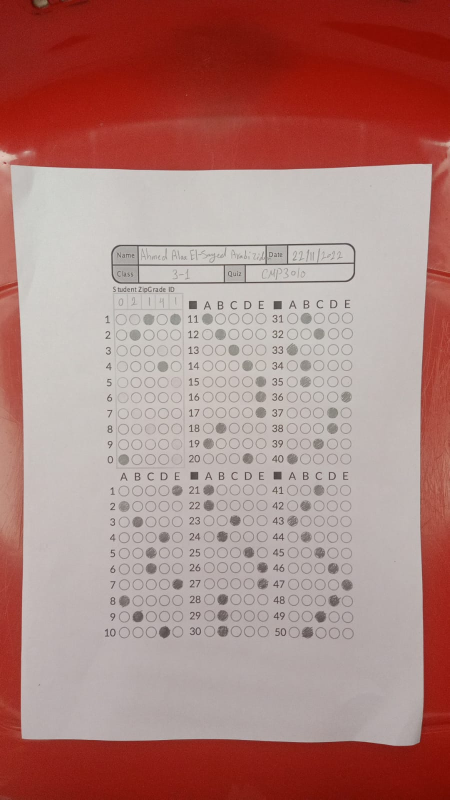
#> input picture Code/BubbleSheetMarker/StudentAnswers/15.jpg, 899 x 1599 px (shown at 1/2 size)
$ python bubble_sheet_autocorrection.py
#> lines starting #> are read from the running program, lines starting #| are printed output that depends on the picture; after the words box and inside, x2 and y2 are one past the last pixel; in counts of white or black regions, pixels touching at a corner belong together
#> further down, image is the input picture: shape (1599, 899, 3); mean B, G, R 126, 130.9, 174.8
### Code/BubbleSheetMarker/helper.py
import cv2
import matplotlib.pyplot as plt
import numpy as np
import imutils
from skimage.exposure import histogram
from matplotlib.pyplot import bar

# Show the figures / plots inside the notebook
def show_images_1(images,titles=None):
    #This function is used to show image(s) with titles by sending an array of images and an array of associated titles.
    # images[0] will be drawn with the title titles[0] if exists
    # You aren't required to understand this function, use it as-is.
    n_ims = len(images)
    if titles is None: titles = ['(%d)' % i for i in range(1,n_ims + 1)]
    fig = plt.figure()
    n = 1
    for image,title in zip(images,titles):
        a = fig.add_subplot(1,n_ims,n)
        if image.ndim == 2:
            plt.gray()
        plt.imshow(image)
        a.set_title(title)
        n += 1
    fig.set_size_inches(np.array(fig.get_size_inches()) * n_ims)
    plt.show()

# [18 lines left out: functions show_images, showHist, not called in this run]


def order_points(pts):
    rect = np.zeros((4, 2), dtype="float32")

    s = pts.sum(axis=1)
    rect[0] = pts[np.argmin(s)]
    rect[2] = pts[np.argmax(s)]

    diff = np.diff(pts, axis=1)
    rect[1] = pts[np.argmin(diff)]
    rect[3] = pts[np.argmax(diff)]

    return rect


def four_point_transform(image, pts):

    rect = order_points(pts)
    (tl, tr, br, bl) = rect

    widthA = np.sqrt(((br[0] - bl[0]) ** 2) + ((br[1] - bl[1]) ** 2))
    widthB = np.sqrt(((tr[0] - tl[0]) ** 2) + ((tr[1] - tl[1]) ** 2))
    maxWidth = max(int(widthA), int(widthB))

    heightA = np.sqrt(((tr[0] - br[0]) ** 2) + ((tr[1] - br[1]) ** 2))
    heightB = np.sqrt(((tl[0] - bl[0]) ** 2) + ((tl[1] - bl[1]) ** 2))
    maxHeight = max(int(heightA), int(heightB))

    dst = np.array([
        [0, 0],
        [maxWidth - 1, 0],
        [maxWidth - 1, maxHeight - 1],
        [0, maxHeight - 1]
    ], dtype="float32")

    M = cv2.getPerspectiveTransform(rect, dst)
    warped = cv2.warpPerspective(image, M, (maxWidth, maxHeight))

    return warped


def skewCorrection(image):
    ratio = image.shape[0] / 500.0
#> ratio = 3.2
    orig = image.copy()
    image = imutils.resize(image, height=500)
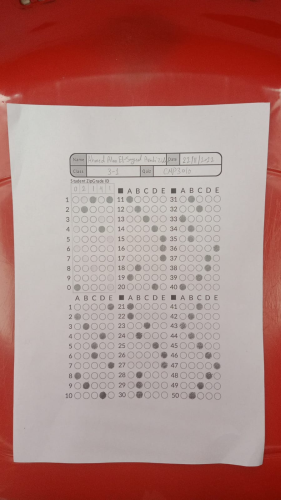
#> image: shape (500, 281, 3); mean of channels 0, 1, 2 126, 130.9, 174.8; drawn as B, G, R

    gray = cv2.cvtColor(image, cv2.COLOR_BGR2GRAY)
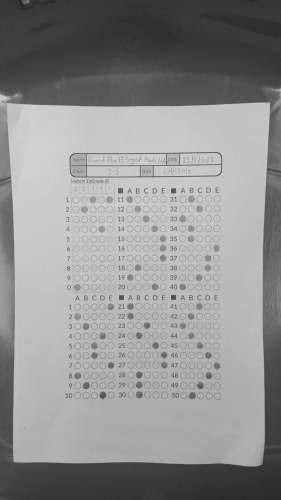
#> gray: shape (500, 281); min 33, max 210, mean 143.5
    gray = cv2.GaussianBlur(gray, (5, 5), 0)
    edged = cv2.Canny(gray, 75, 200)
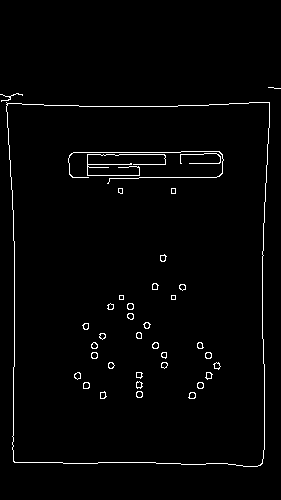
#> edged: shape (500, 281); 1.9% white in thin lines or dots, all inside (x1, y1, x2, y2) = (0, 87, 281, 467)
    edged[:, -1] = np.ones(edged.shape[0])
#> edged: shape (500, 281); 0.36% of pixels changed, all inside (x1, y1, x2, y2) = (280, 0, 281, 500)
    edged[:, 0] = np.ones(edged.shape[0])
#> edged: shape (500, 281); min 0, max 255, mean 5
    edged[-1, :] = np.ones(edged.shape[1])
#> edged: shape (500, 281); min 0, max 255, mean 5
    edged[0, :] = np.ones(edged.shape[1])
#> edged: shape (500, 281); min 0, max 255, mean 5

    cnts = cv2.findContours(edged.copy(), cv2.RETR_LIST,
                            cv2.CHAIN_APPROX_SIMPLE)
#> cnts = 72 contours, 10 with area under 20; largest, box (x1, y1, x2, y2) and area: (0, 0, 281, 500) 139720, (0, 0, 281, 500) 139666, (6, 102, 270, 467) 90236, (6, 102, 270, 467) 90230, (0, 94, 11, 101) 41
    cnts = imutils.grab_contours(cnts)
    cnts = sorted(cnts, key=cv2.contourArea, reverse=True)[1:6]
#> cnts = 5 contours; box (x1, y1, x2, y2) and area: (0, 0, 281, 500) 139666, (6, 102, 270, 467) 90236, (6, 102, 270, 467) 90230, (0, 94, 11, 101) 41, (188, 392, 196, 399) 36

    h, w = edged.shape
#> h = 500; w = 281
    for c in cnts:
        peri = cv2.arcLength(c, True)
        approx = cv2.approxPolyDP(c, 0.02 * peri, True)
        if len(approx) == 4:
            p1, p2, p3, p4 = approx
            p1, p2, p3, p4 = p1[0], p2[0], p3[0], p4[0]
            if (p1[0] < 10 and p1[1] < 10) or (w-p3[0] < 10 and h-p3[1] < 10) or (w-p2[0] < 10 and p2[1] < 10) or (p4[0] < 10 and h-p4[1] < 10):
                continue
            screenCnt = approx
            break
#> this loop made 2 passes
#> (peri, p1, p2, p3, p4) on pass 1: (1624.5, [1, 0], [280, 1], [279, 499], [0, 498])
#> (peri, screenCnt) on pass 2: (1253.5, [[6, 102], [13, 461], [260, 465], [269, 102]])
    img = four_point_transform(orig, screenCnt.reshape(4, 2) * ratio)
#> in order_points, `s = pts.sum(axis=1)`: s = [345.4, 1515.9, 2318.6, 1186.5]
#> in order_points, `diff = np.diff(pts, axis=1)`: diff = [307, 1432.7, 655.6, -534.1]
#> in four_point_transform, `rect = order_points(pts)`: rect = [[19.19, 326.2], [860.3, 326.2], [831.5, 1487.1], [41.57, 1474.3]]
#> in four_point_transform, `(tl, tr, br, bl) = rect`: tl = [19.19, 326.2]; tr = [860.3, 326.2]; br = [831.5, 1487.1]; bl = [41.57, 1474.3]
#> in four_point_transform, `widthA = np.sqrt(((br[0] - bl[0]) ** 2) + ((br[1] - bl[1]) ** 2))`: widthA = 790
#> in four_point_transform, `widthB = np.sqrt(((tr[0] - tl[0]) ** 2) + ((tr[1] - tl[1]) ** 2))`: widthB = 841.1
#> in four_point_transform, `maxWidth = max(int(widthA), int(widthB))`: maxWidth = 841
#> in four_point_transform, `heightA = np.sqrt(((tr[0] - br[0]) ** 2) + ((tr[1] - br[1]) ** 2))`: heightA = 1161.2
#> in four_point_transform, `heightB = np.sqrt(((tl[0] - bl[0]) ** 2) + ((tl[1] - bl[1]) ** 2))`: heightB = 1148.3
#> in four_point_transform, `maxHeight = max(int(heightA), int(heightB))`: maxHeight = 1161
#> in four_point_transform, `dst = np.array([ [0, 0], [maxWidth - 1, 0], [maxWidth - 1, maxHeight -..`: dst = [[0, 0], [840, 0], [840, 1160], [0, 1160]]
#> in four_point_transform, `M = cv2.getPerspectiveTransform(rect, dst)`: M = [[0.994, -0.0194, -12.75], [6.61e-17, 0.933, -304.5], [1.39e-05, -5.21e-05, 1]]
#> in four_point_transform, `warped = cv2.warpPerspective(image, M, (maxWidth, maxHeight))`:
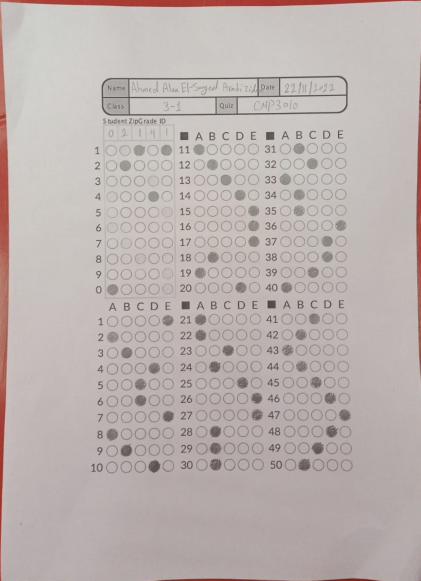
#> warped: shape (1161, 841, 3) (shown at 1/2 size); mean B, G, R 175.8, 178.2, 187.8
    return img

# [38 lines left out: functions isFilled, extractStudentID, not called in this run]

### Code/BubbleSheetMarker/bubble_sheet_autocorrection.py
import matplotlib.pyplot as plt
from matplotlib.pyplot import bar
from imutils import contours
import numpy as np
import argparse
import imutils
import cv2
from helper import *

# [4 lines of commented-out code are left out]

ANSWERS_1 = [
    'C',
    'D',
    'E',
    'D',
    'C',
    'B',
    'A',
    'B',
    'B',
    'A',
    'D',
    'E',
    'C',
    'C',
    'B',
    'A',
    'D',
    'D',
    'E',
    'C'
]

ANSWERS_2 = [
    'E',
    'A',
    'B',
    'D',
    'C',
    'C',
    'E',
    'A',
    'B',
    'D',
    'A',
    'B',
    'C',
    'D',
    'E',
    'E',
    'E',
    'B',
    'A',
    'D',
    'A',
    'A',
    'C',
    'B',
    'D',
    'E',
    'E',
    'B',
    'B',
    'B',
    'B',
    'C',
    'A',
    'B',
    'B',
    'E',
    'D',
    'D',
    'C',
    'A',
    'C',
    'B',
    'A',
    'B',
    'C',
    'D',
    'E',
    'D',
    'C',
    'B'
]

def isFilled(image, A, thresh_1, thresh_2):
    Ax0 = A[0] - 5
    Ay0 = A[1] - 5
    Ax1 = A[0] + 5
    Ay1 = A[1] + 5
    circleImage = image[Ay0:Ay1,Ax0:Ax1]
    circleImage[circleImage < thresh_1] = 0
    sumPixels = np.sum(circleImage)


    if sumPixels < thresh_2:
        # cv2.circle(image, (A[0], A[1]), A[2], (0, 255, 0), 2)
        # cv2.imshow("image",image)
        # cv2.waitKey(0)
        return True
    else:
        return False

def extractStudentID(id_length, bubblesList):
    STUDENT_ID = [0] * id_length
    bubblesList = np.array(bubblesList, dtype=object)
    bubblesList = np.transpose(bubblesList)
    # 10 for the number of decimal digits
    for i in range(id_length):
        if 'A' in bubblesList[i]:
            STUDENT_ID[0] = (i + 1) % 10
        if 'B' in bubblesList[i]:
            STUDENT_ID[1] = (i + 1) % 10
        if 'C' in bubblesList[i]:
            STUDENT_ID[2] = (i + 1) % 10
        if 'D' in bubblesList[i]:
            STUDENT_ID[3] = (i + 1) % 10
        if 'E' in bubblesList[i]:
            STUDENT_ID[4] = (i + 1) % 10

    s = [str(i) for i in STUDENT_ID]

    return "".join(s)


# [146 lines left out: function bubble_sheet_autocorrect_1, not called in this run]

def bubble_sheet_autocorrect_2(image, ANSWERS, STUDENT_ID_LENGTH=5, NUM_QUESTIONS=50, NUM_ROWS=20, NUM_COLUMNS=15, NUM_CHOICES=5):
    image = skewCorrection(image)
    image = image[280:(image.shape[0]-150),100:(image.shape[1]-100)]
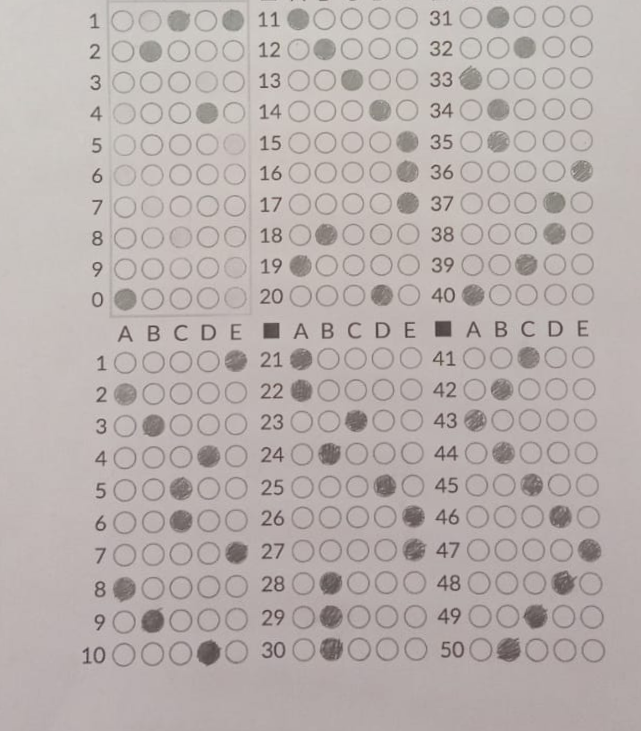
#> image: shape (731, 641, 3); mean B, G, R 174.3, 176.5, 185

    gray = cv2.cvtColor(image, cv2.COLOR_BGR2GRAY)
#> gray: shape (731, 641)
    # blurred = cv2.GaussianBlur(gray, (5, 5), 0)
    edged = cv2.Canny(gray, 20, 70)
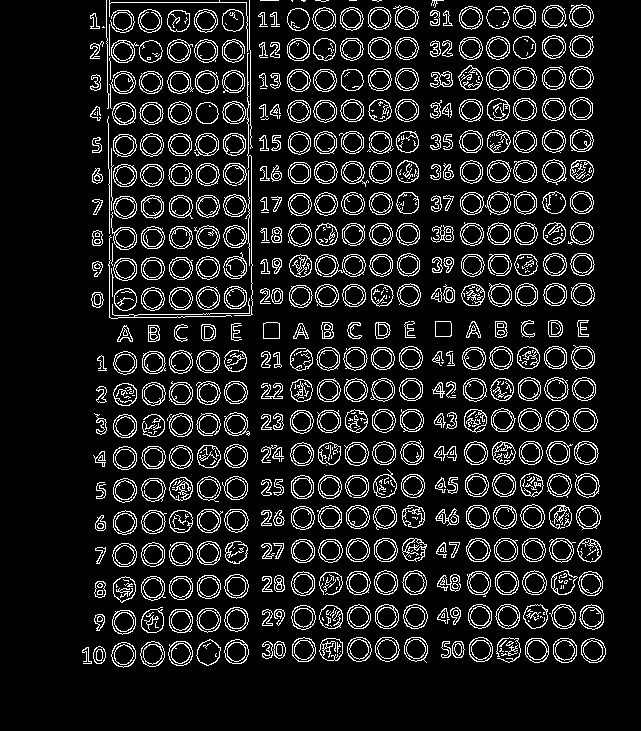
#> edged: shape (731, 641); 11.4% white in thin lines or dots, all inside (x1, y1, x2, y2) = (82, 0, 606, 668)

    # Apply Hough transform on the blurred image.
    detected_circles = cv2.HoughCircles(edged,
                    cv2.HOUGH_GRADIENT, 1, 20, param1 = 70,
                param2 = 15, minRadius = 10, maxRadius = 20)
#> detected_circles = 300 rows, first 8: [415.5, 648.5, 13], [358.5, 616.5, 13], [505.5, 549.5, 13], [123.5, 621.5, 12.7], [533.5, 549.5, 13], [330.5, 582.5, 12.4], [497.5, 16.5, 12.2], [357.5, 549.5, 13]

    circles = []

    # Draw circles that are detected.
    if detected_circles is not None:

        # Convert the circle parameters a, b and r to integers.
        detected_circles = np.uint16(np.around(detected_circles))
#> detected_circles = 300 rows, first 8: [416, 648, 13], [358, 616, 13], [506, 550, 13], [124, 622, 13], [534, 550, 13], [330, 582, 12], [498, 16, 12], [358, 550, 13]
        circles = []

        for pt in detected_circles[0, :]:
            a, b, r = pt[0], pt[1], pt[2]

            circles.append((a, b, r))
#> this loop made 300 passes
#> after the loop, circles = 300 items, first 6: (416, 648, 13), (358, 616, 13), (506, 550, 13), (124, 622, 13), (534, 550, 13), (330, 582, 12)

    # Sort regarding to Y
    circles =  sorted(
        circles,
        key=lambda t: t[1]
    )
#> circles = 300 items, first 6: (498, 16, 12), (298, 18, 12), (406, 18, 12), (524, 18, 11), (380, 18, 12), (554, 18, 12)

    # Sort every 15 circles regarding to X
    for i in range(NUM_ROWS):
        circles[(i*NUM_COLUMNS):(i+1)*NUM_COLUMNS] = sorted(circles[(i*NUM_COLUMNS):(i+1)*NUM_COLUMNS], key=lambda t: t[0])
#> after the loop, circles = 300 items, first 6: (122, 20, 19), (148, 20, 12), (178, 20, 11), (204, 20, 19), (232, 20, 11), (298, 18, 12)

    for circle in circles:
        a = circle[0]
        b = circle[1]
        r = circle[2]
#> this loop made 300 passes

    answersLeft = []
    answersMiddle = []
    answersRight = []

    print("\n========================= Answers Reports ========================= ")

    for i in range(0, len(circles) // NUM_CHOICES):
        A = circles[i*5]
        B = circles[(i*5)+1]
        C = circles[(i*5)+2]
        D = circles[(i*5)+3]
        E = circles[(i*5)+4]

        answers_vector = []
        isfound = False

        if isFilled(gray, A, 160, 3000):
            answers_vector.append('A')
            isfound = True

            # Draw the circumference of the circle.
            cv2.circle(image, (A[0], A[1]), A[2], (0, 255, 0), 2)
            # Draw a small circle (of radius 1) to show the center.
            cv2.circle(image, (A[0], A[1]), 1, (255, 0, 0), 3)

        if isFilled(gray, B, 160, 3000):
            answers_vector.append('B')
            isfound = True

            # Draw the circumference of the circle.
            cv2.circle(image, (B[0], B[1]), B[2], (0, 255, 0), 2)
            # Draw a small circle (of radius 1) to show the center.
            cv2.circle(image, (B[0], B[1]), 1, (255, 0, 0), 3)

        if isFilled(gray, C, 160, 3000):
            answers_vector.append('C')
            isfound = True

            # Draw the circumference of the circle.
            cv2.circle(image, (C[0], C[1]), C[2], (0, 255, 0), 2)
            # Draw a small circle (of radius 1) to show the center.
            cv2.circle(image, (C[0], C[1]), 1, (255, 0, 0), 3)

        if isFilled(gray, D, 160, 3000):
            answers_vector.append('D')
            isfound = True

            # Draw the circumference of the circle.
            cv2.circle(image, (D[0], D[1]), D[2], (0, 255, 0), 2)
            # Draw a small circle (of radius 1) to show the center.
            cv2.circle(image, (D[0], D[1]), 1, (255, 0, 0), 3)

        if isFilled(gray, E, 160, 3000):
            answers_vector.append('E')
            isfound = True

            # Draw the circumference of the circle.
            cv2.circle(image, (E[0], E[1]), E[2], (0, 255, 0), 2)
            # Draw a small circle (of radius 1) to show the center.
            cv2.circle(image, (E[0], E[1]), 1, (255, 0, 0), 3)

        if not isfound:
            answers_vector.append(None)

        if (i % (NUM_COLUMNS // NUM_CHOICES) == 0):
            answersLeft.append(answers_vector)
        elif (i % (NUM_COLUMNS // NUM_CHOICES) == 1):
            answersMiddle.append(answers_vector)
        else:
            answersRight.append(answers_vector)
#> this loop made 60 passes
#> (A, B, C, D, E, isfound) on passes 1 to 7: ((122, 20, 19), (148, 20, 12), (178, 20, 11), (204, 20, 19), (232, 20, 11), True), ((298, 18, 12), (322, 18, 11), (352, 22, 16), (380, 18, 12), (406, 18, 12), True), ((472, 18, 14), (498, 16, 12), (524, 18, 11), (554, 18, 12), (580, 18, 15), True), ((122, 50, 12), (150, 50, 12), (178, 52, 13), (206, 50, 12), (234, 50, 14), True), ((298, 48, 14), (324, 48, 12), (350, 50, 13), (380, 50, 14), (406, 48, 12), True), ((470, 50, 14), (498, 48, 13), (524, 48, 12), (552, 46, 12), (582, 46, 13), True), ((122, 82, 13), (150, 82, 11), (178, 82, 12), (206, 82, 12), (234, 82, 12), False)
#> (A, B, C, D, E, isfound) on pass 10: ((124, 112, 12), (150, 114, 13), (178, 112, 10), (208, 114, 11), (236, 112, 13), False)
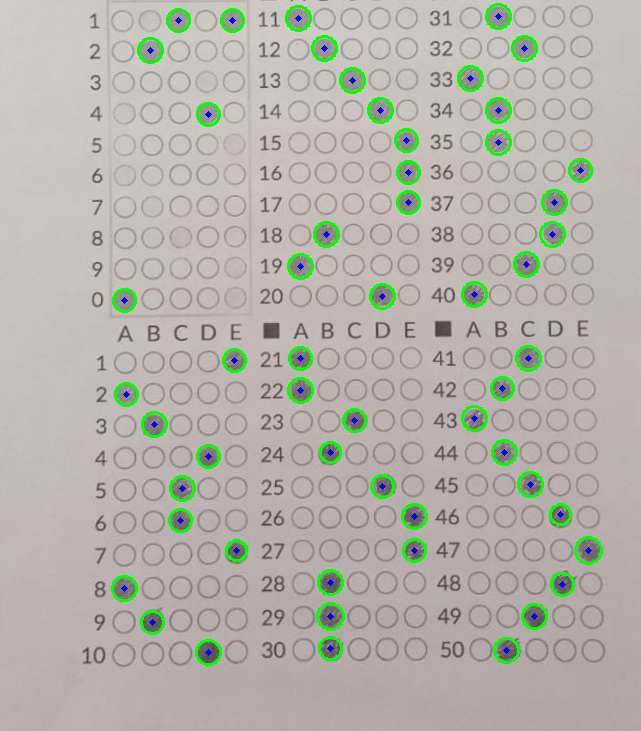
#> image: shape (731, 641, 3); 2.82% of pixels changed, all inside (x1, y1, x2, y2) = (111, 3, 603, 666)


    bubbles = answersLeft + answersMiddle + answersRight

    student_ID = extractStudentID(STUDENT_ID_LENGTH, bubbles[0:10])

    bubbles = bubbles[10:]
    i = 1
    answers = []
    for bubble in bubbles:
        print("Q[{}]: {}".format(i, bubble))
        answers.append(bubble[0])
        i += 1
#> this loop made 50 passes
#| Q[1]: ['E']
#| Q[2]: ['A']
#| Q[3]: ['B']
#| Q[4]: ['D']
#| Q[5]: ['C']
#| Q[6]: ['C']
#| Q[7]: ['E']
#| Q[8]: ['A']
#> (further printed lines are left out)

    print("\n========================= Wrong Answer Report ========================= ")
    wrong_answers = []
    correct = 0
    results = []
    for i in range(len(answers)):
        if (answers[i] == ANSWERS[i]):
            correct += 1
            results.append(True)
        else:
            wrong_answers.append((i+1, answers[i], ANSWERS[i]))
            print("Q[{}] is {} but it should be {}".format(i+1, answers[i], ANSWERS[i]))
            results.append(False)
#> this loop made 50 passes

    if correct == len(answers):
        print("None")

    print("\n========================= Conclusion Report ========================= ")
    print("Student ID: ", student_ID)
#| Student ID:  02141
    print("Result: {}/{}".format(correct, NUM_QUESTIONS))
#| Result: 50/50

    show_images_1([image])
#> the loop in show_images_1, `for image,title in zip(images,titles):` made 1 pass
#> title on pass 1: '(1)'

    return {
        "id": student_ID,
        "answers": results
    }

# image = cv2.imread("StudentAnswers/11.jpg")
image = cv2.imread("StudentAnswers/15.jpg")
# results = bubble_sheet_autocorrect_1(image, ANSWERS_1, "02141", NUM_QUESTIONS=20, NUM_ROWS=10, NUM_COLUMNS=10, NUM_CHOICES=5)
results = bubble_sheet_autocorrect_2(image, ANSWERS_2, 5, NUM_QUESTIONS=50, NUM_ROWS=20, NUM_COLUMNS=15, NUM_CHOICES=5)
print(results)
#> (printed output is left out)
